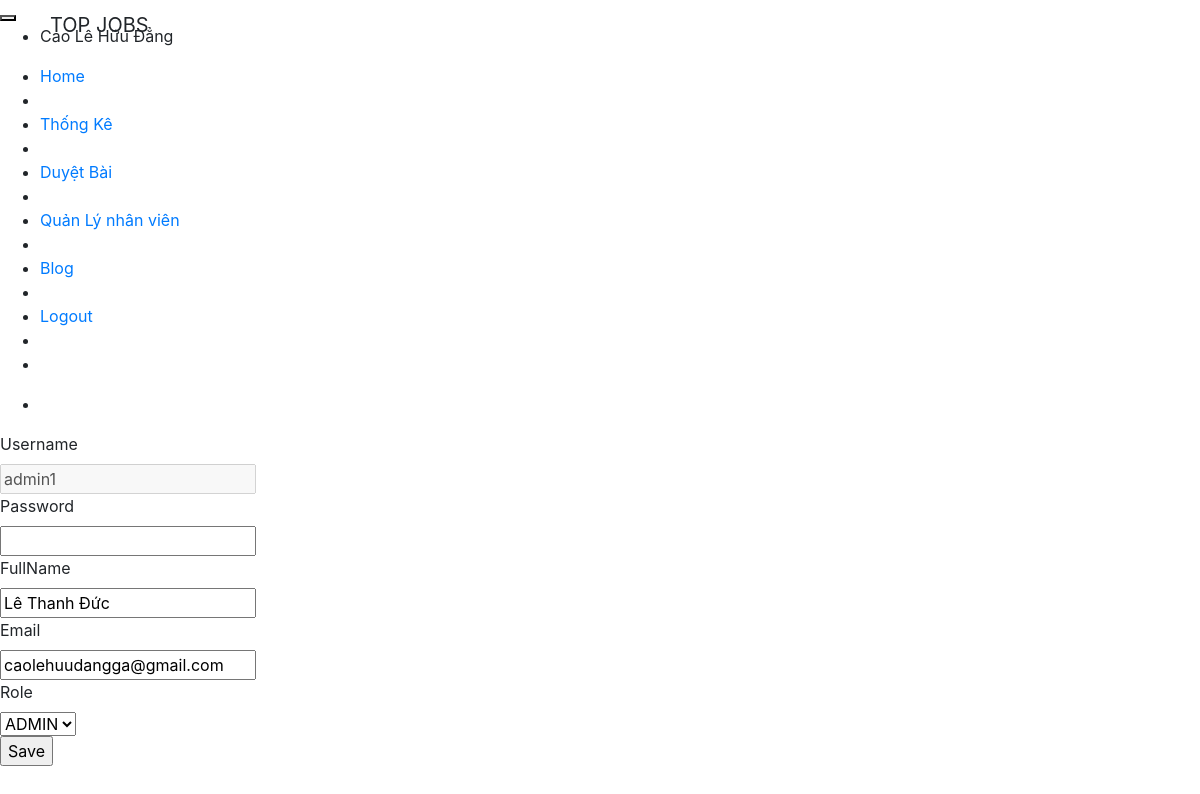
Page /src/EditEmployee.php?id_user=7 (signed in) on the committed database.
### tables this page shows
CREATE TABLE `users` (
  `id_user` int(11) NOT NULL,
  `username` varchar(100) NOT NULL,
  `password` varchar(250) NOT NULL,
  `fullname` varchar(100) NOT NULL,
  `email` varchar(100) NOT NULL,
  `role` varchar(20) NOT NULL
);

### src/EditEmployee.php (the view, shortened to what this page needs)
<?php
require_once('../Config/db.php');
if (isset($_SESSION['username']) == false) {
    header('Location: Login.php');
}else {
    $username=$_SESSION['username'];
    $sql = mysqli_query($conn,"select *from users WHERE  username = '$username'");
    $row = mysqli_fetch_array($sql);
    if ($row['role'] == 'USER' || $row['role'] == 'EMPLOYEE') {
        $_SESSION['role'] = $row['role'];
       ?>
        <script>
            window.location="Home.php"
        </script>
        <?php
    } else {
        ?>
<!DOCTYPE html>
<html lang="en">
<head>
  <link rel="stylesheet" href="https://maxcdn.bootstrapcdn.com/bootstrap/4.3.1/css/bootstrap.min.css">
  <link rel="stylesheet" href="https://cdnjs.cloudflare.com/ajax/libs/uikit/3.0.3/css/uikit.min.css" />
  <link href="https://maxcdn.bootstrapcdn.com/font-awesome/4.7.0/css/font-awesome.min.css" rel="stylesheet"
>
  <link rel="stylesheet" href="../css/style.css" />
</head>
<body>
<?php require_once ('./NavBarAdmin.php'); ?>
<div class = "uk-container ">
    <?php
         $id = $_GET['id_user'];
         $sql = mysqli_query($conn,"select  * from users where id_user = '$id'");
            while ($result = mysqli_fetch_array($sql)) {
            ?>
            <form class="uk-form-stacked" onsubmit="return checkInput()" method = "POST" action = "">
            <div class="uk-margin">
                <label class="uk-form-label" for="username">Username</label>
                <div class="uk-form-controls">
                    <input class="uk-input" id="username" disabled name = "username" type="text" value = "<?= $result ['username']?>">
                </div>
            </div>
            <div class="uk-margin">
                <label class="uk-form-label" for="password">Password</label>
                <div class="uk-form-controls">
                    <input class="uk-input" id="password" name = "password" type="password" value = "">
                </div>
            </div>
            <div class="uk-margin">
                <label class="uk-form-label" for="fullname">FullName</label>
                <div class="uk-form-controls">
                    <input class="uk-input" id="fullname" name = "fullname" type="text" value = "<?= $result ['fullname']?>">
                </div>
            </div>
            <div class="uk-margin">
                <label class="uk-form-label" for="email">Email</label>
                <div class="uk-form-controls">
                    <input class="uk-input" id="email" name = "email" type="email" value = "<?= $result ['email']?>">
                </div>
            </div>
			<?php
				if($result ['role'] == "ADMIN"){
					?>
					<?php
				}else{
					?>
					 <div class="uk-margin">
						<label class="uk-form-label" for="role">Role</label>
						<div class="uk-form-controls">
							<select class="uk-select" id="role" name = "role">
								<option value = "ADMIN">ADMIN</option>
							</select>
						</div>
					</div>
					<?php
				}
			?>
            <div class="uk-margin">
                <input class="uk-button uk-button-primary uk-text-right" name = "save" type="submit" value = "Save" />
            </div>
        </form>
            <?php
            }
    ?>
    </div>
</body>
</html>
<?php
    }
    }
?>

### rows in the picture
users: username "admin1", fullname "Lê Thanh Đức", email "caolehuudangga@gmail.com"

### other values in the picture
$_SESSION['fullname'] "Cao Lê Hữu Đẳng"
